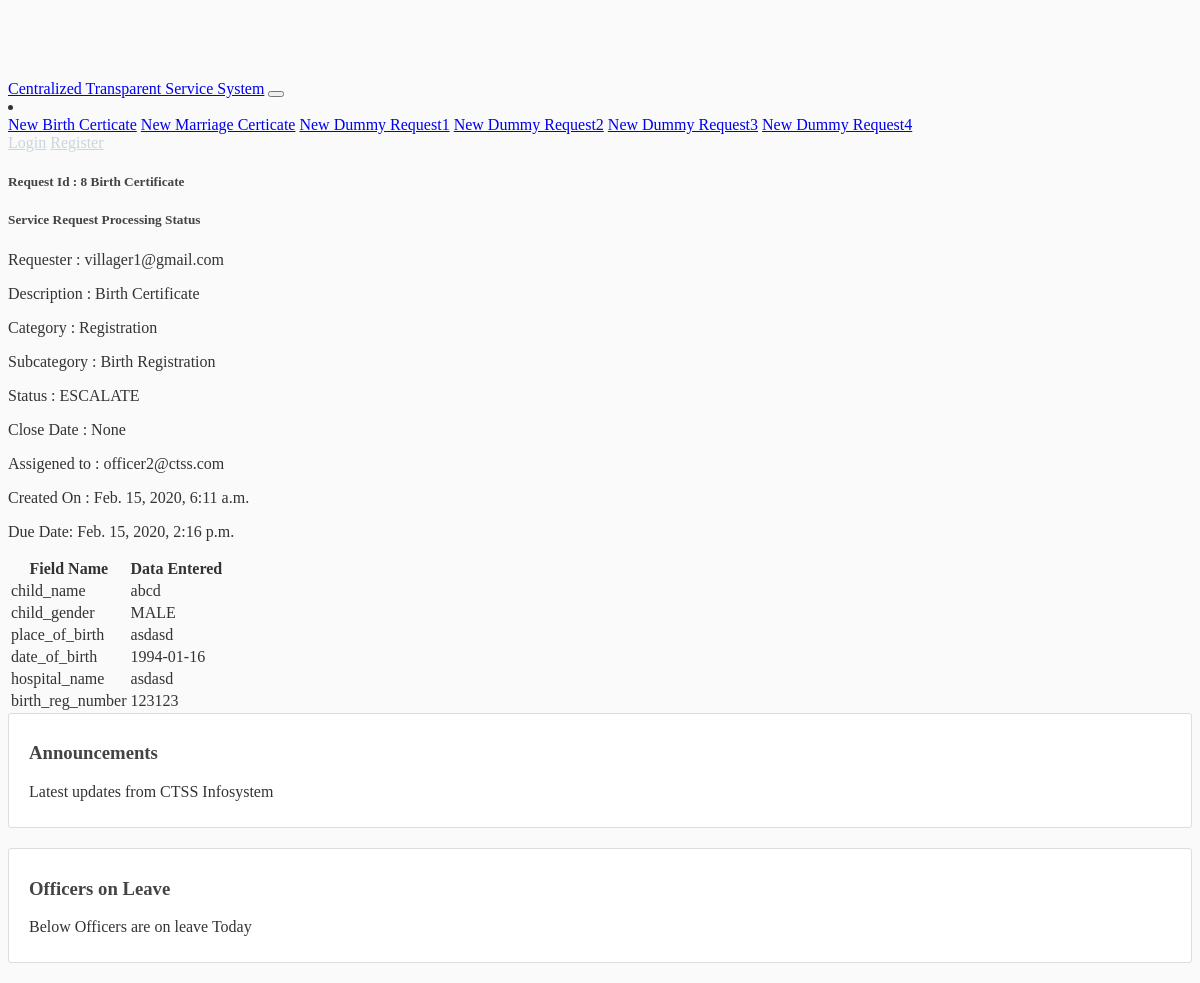
/ticket/8/escalate/, run on the app's committed database.
### ticket/models.py (models this page shows, shortened)
class ServiceRequest(models.Model):
    owner = models.ForeignKey(allUser, related_name='owner', blank=True, null=True, verbose_name='Owner', on_delete=models.DO_NOTHING)
    description = models.CharField('description', blank=True, null=True, max_length=255)
    category = models.ForeignKey(Category, related_name="category", blank=True, null=True, on_delete=models.DO_NOTHING)
    status = models.CharField('Status', choices=STATUS_CHOICES,
                              max_length=255, blank=True, null=True, default="IN QUEUE")
    closed_date = models.DateTimeField(blank=True, null=True)
    assigned_to = models.ForeignKey(allUser, related_name='assigned_to', blank=True,
                                    null=True, verbose_name='Assigned to', on_delete=models.DO_NOTHING)
    created = models.DateTimeField(auto_now_add=True)
    updated = models.DateTimeField(auto_now=True)
    duedate = models.DateTimeField(null=True, blank=True)
    extra = models.TextField('extra', null=True, blank=True)

class Category(models.Model):
    name = models.CharField('category', max_length=255)
    subcategory = models.CharField('subcategory', max_length=255, null=True, blank=True)

### allusers/models.py (models this page shows, shortened)
class allUser(AbstractBaseUser, PermissionsMixin):
    username = models.CharField(max_length=100, unique=True)
    first_name = models.CharField(max_length=150, blank=True)
    last_name = models.CharField(max_length=150, blank=True)
    email = models.EmailField(max_length=255, unique=True)
    is_staff = models.BooleanField(default=False)
    is_admin = models.BooleanField(default=False)
    is_public = models.BooleanField(default=True)
    is_superuser = models.BooleanField(default=False)
    date_joined = models.DateTimeField(('date joined'), auto_now_add=True)
    manager = models.ForeignKey('self', null=True, related_name="department_head", on_delete=models.DO_NOTHING, blank=True)
    role = models.CharField(max_length=50, choices=ROLES, default='PUBLIC')
    USERNAME_FIELD = 'email'
    REQUIRED_FIELDS = ['username', ]
    objects = UserManager()

### ticket/views.py (the view)
# urls.py: path('ticket/<int:pk>/escalate/', views.escalate, name="escalate"),
def escalate(request, pk):
    service_request = get_object_or_404(ServiceRequest, pk=pk)
    setattr(service_request, 'data', json.loads(service_request.extra))
    service_request.status = "ESCALATE"
    service_request.save()
    context = {
        'service_request': service_request
    }
    return render(request, 'ticket/item.html', context)

### ticket/templates/ticket/item.html (shortened to what this page needs)
{% extends "base.html" %}
{% block content %}
<div class="container">
<div class="col ml-4 mr-4">
    <div class="card m-2">
        <div class="card-header">
            <h5><span class="badge badge-pill badge-warning">Request Id : {{ service_request.id }}</span>
                {{ service_request.description }}</h5>
        </div>
        <div class="card-body">
            <div class="card border-light mb-3">
                <h5><div class="card-header bg-success text-light">Service Request Processing Status</div></h5>
                <div class="card-body">
                    <div class="row">
                        <div class="col-sm"><p class="card-text">Requester : {{ service_request.owner }}</p></div>
                        <div class="col-sm"><p class="card-text">Description : {{ service_request.description }}</p></div>
                    </div>
                    <div class="row">
                        <div class="col-sm"><p class="card-text">Category : {{ service_request.category.name }}</p></div>
                        <div class="col-sm"><p class="card-text">Subcategory : {{ service_request.category.subcategory }}</p></div>
                    </div>
                    <div class="row">
                        <div class="col-sm"><p class="card-text">Status : {{ service_request.status }}</p></div>
                        <div class="col-sm"><p class="card-text">Close Date : {{ service_request.closed_date }}</p></div>
                    </div>
                    <div class="row">
                        <div class="col-sm"><p class="card-text">Assigened to : {{ service_request.assigned_to }}</p></div>
                        <div class="col-sm"><p class="card-text">Created On :  {{ service_request.created }}</p></div>
                    </div>
                    <div class="row">
                        <div class="col-sm"><p class="card-text">Due Date: {{ service_request.duedate }}</p></div>
                    </div>
                </div>
            </div>
            <table class="table table-striped table-bordered">
                <thead class="table-primary">
                    <tr>
                        <th scope="col">Field Name </th>
                        <th scope="col">Data Entered</th>
                    </tr>
                </thead>
                <tbody>
                    {% for key, value in service_request.data.items %}
                    <tr>
                        <td>{{ key }}</td>
                        <td>{{ value }}</td>
                    </tr>
                    {% endfor %}
                </tbody>
            </table>
        </div>
    </div>
</div>
</div>
{% endblock content %}

### ticket/static/main.css (style rules this page uses)
body { background: #fafafa; color: #333333; margin-top: 5rem; }
h1, h2, h3, h4, h5, h6 { color: #444444; }

### data on the page
ServiceRequest: id "8", description "Birth Certificate", owner "villager1@gmail.com", category.name "Registration", category.subcategory "Birth Registration", status "ESCALATE", closed_date "None", assigned_to "officer2@ctss.com", created "Feb. 15, 2020, 6:11 a.m.", duedate "Feb. 15, 2020, 2:16 p.m."

### other printed values
{{ key }} "child_name" "child_gender" "place_of_birth" "date_of_birth" "hospital_name" "birth_reg_number"
{{ value }} "abcd" "MALE" "asdasd" "1994-01-16" "asdasd" "123123"
